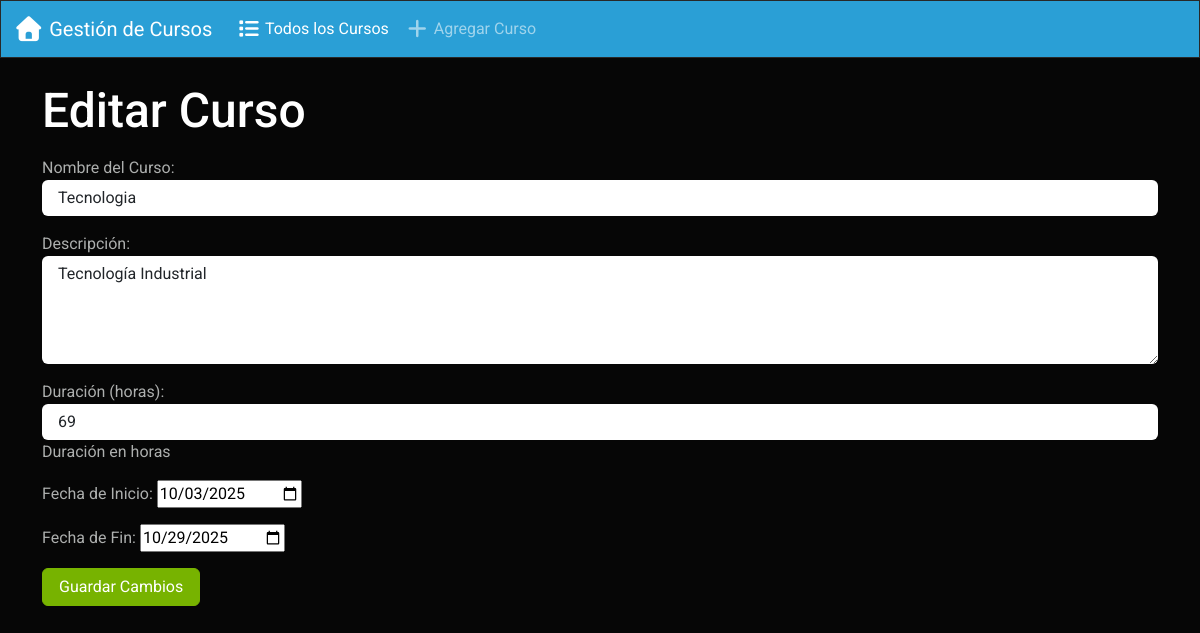
/editar/3/, run on the app's committed database.
### app_curso/models.py (models this page shows, shortened)
class Curso(models.Model):
    nombre = models.CharField(max_length=100)
    descripcion = models.TextField()
    duracion = models.IntegerField(help_text="Duración en horas")
    fecha_inicio = models.DateField()
    fecha_fin = models.DateField()

### app_curso/views.py (the view)
# urls.py: path('editar/<int:id>/', views.editar_curso, name='editar_curso'),
def editar_curso(request, id):
    curso = get_object_or_404(Curso, pk=id)
    if request.method == 'POST':
        form = CursoForm(request.POST, instance=curso)
        if form.is_valid():
            form.save()
            return HttpResponseRedirect(reverse('index'))
    else:
        form = CursoForm(instance=curso)
    return render(request, 'cursos/editar.html', {'form': form})

### app_curso/forms.py
class CursoForm(forms.ModelForm):
    class Meta:
        model = Curso
        fields = ['nombre', 'descripcion', 'duracion', 'fecha_inicio', 'fecha_fin']
        labels = {
            'nombre': 'Nombre del Curso',
            'descripcion': 'Descripción',
            'duracion': 'Duración (horas)',
            'fecha_inicio': 'Fecha de Inicio',
            'fecha_fin': 'Fecha de Fin',
        }
        widgets = {
            'nombre': forms.TextInput(attrs={'class': 'form-control'}),
            'descripcion': forms.Textarea(attrs={'class': 'form-control', 'rows': 4}),
            'duracion': forms.NumberInput(attrs={'class': 'form-control'}),
            'fecha_inicio': forms.DateInput(attrs={'type': 'date'}),
            'fecha_fin': forms.DateInput(attrs={'type': 'date'}),
        }

### app_curso/templates/cursos/editar.html (shortened to what this page needs)
{% extends 'cursos/base.html' %}
{% block body %}
<div class="container mt-4">
    <h2>Editar Curso</h2>
    <form method="post" class="mt-3">
        {{ form.as_p }}
        <button type="submit" class="btn btn-success">Guardar Cambios</button>
    </form>
</div>
{% endblock %}

### data on the page
Curso: nombre "Tecnologia", descripcion "Tecnología Industrial", duracion "69", fecha_inicio "10/03/2025", fecha_fin "10/29/2025"
